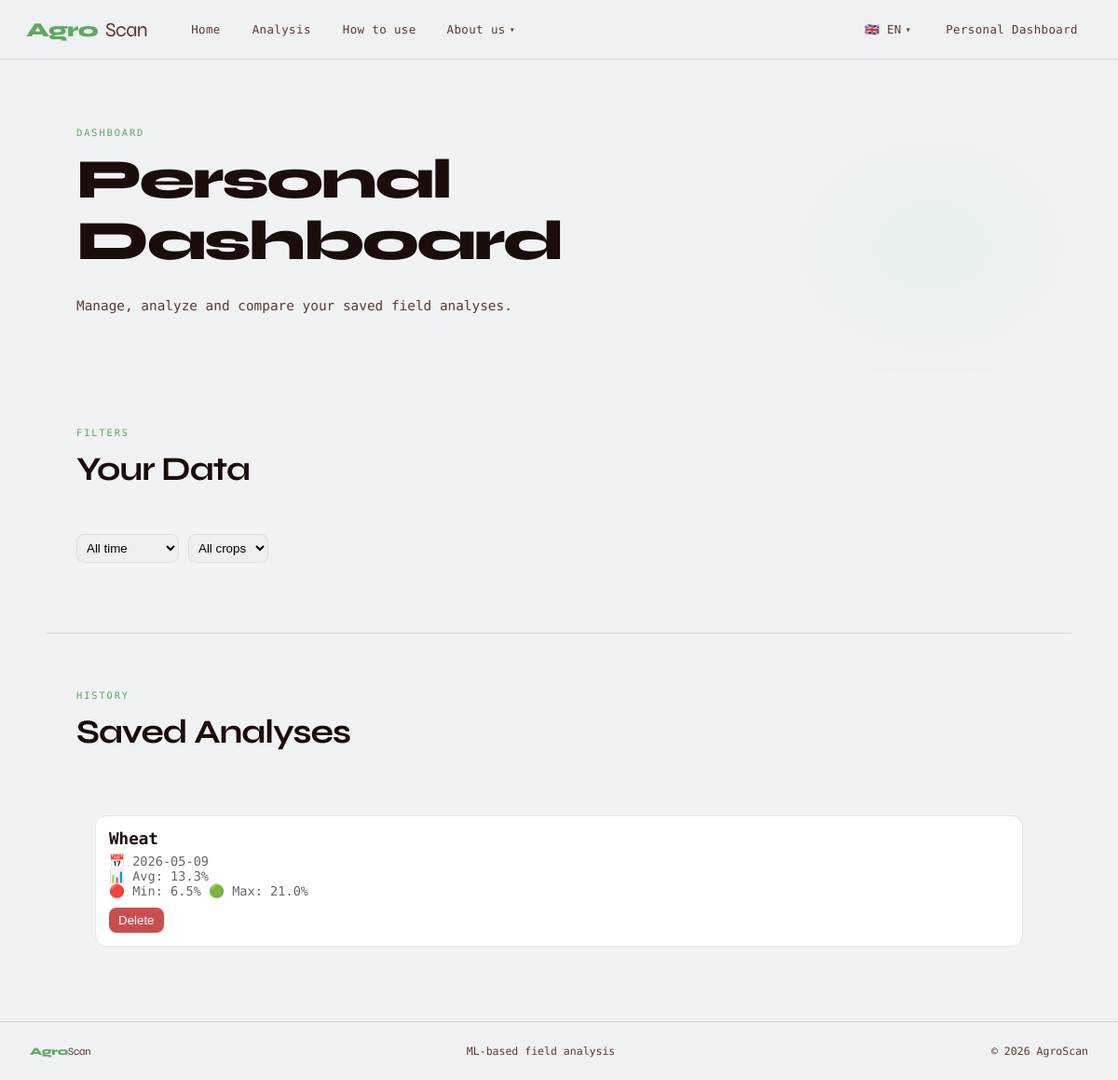
The app's page /personal_dashboard with its own data.
### tables this page shows
CREATE TABLE analyses (
        id INTEGER PRIMARY KEY AUTOINCREMENT,
        date TEXT,
        polygon TEXT,
        avg_value REAL,
        min_value REAL,
        max_value REAL,
        zones TEXT,
        crop TEXT
    );

### backend/main.py (the view)
@app.get("/personal_dashboard", response_class=HTMLResponse)
async def pers_dash(request: Request, lang: str = Cookie(default="en")):
    conn = sqlite3.connect(DB_PATH)
    c = conn.cursor()
    c.execute("SELECT * FROM analyses ORDER BY id DESC")
    rows = c.fetchall()
    conn.close()
    analyses = [
        {
            "id": r[0],
            "date": r[1],
            "polygon": json.loads(r[2]),
            "avg_value": r[3],
            "min_value": r[4],
            "max_value": r[5],
            "zones": json.loads(r[6]),
            "crop": r[7] if len(r) > 7 else None
        }
        for r in rows
    ]
    return templates.TemplateResponse("pages/pers_dash.html", ctx(
        request, "pers_dash", lang,
        analyses=analyses
    ))

### frontend/templates/pages/pers_dash.html (shortened to what this page needs)
{% extends "base.html" %}
{% block head_styles %}
<link rel="stylesheet" href="/static/css/dashboard.css" />
{% endblock %}
{% block content %}
<div class="page-content">
  <div class="about-hero">
    <div class="section-eyebrow">Dashboard</div>
    <h1>Personal Dashboard</h1>
    <p>Manage, analyze and compare your saved field analyses.</p>
  </div>
  <section class="about-section">
    <div class="section-eyebrow">Filters</div>
    <h2 class="section-title">Your Data</h2>
    <div class="dashboard-filters">
      <select id="filter-days">
        <option value="">All time</option>
      </select>
      <select id="filter-crop">
        <option value="">All crops</option>
      </select>
    </div>
  </section>
  <section class="about-section">
    <div class="section-eyebrow">History</div>
    <h2 class="section-title">Saved Analyses</h2>
    <div id="dashboard-container" class="dashboard-container">
      {% for a in analyses %}
      <div class="analysis-card">
        <div class="analysis-title">
          {{ a.crop or "Unknown crop" }}
        </div>
        <div class="analysis-meta">
          📅 {{ a.date }} <br>
          📊 Avg: {{ (a.avg_value * 100) | round(1) }}% <br>
          🔴 Min: {{ (a.min_value * 100) | round(1) }}%
          🟢 Max: {{ (a.max_value * 100) | round(1) }}%
        </div>
        <button class="btn-danger delete-btn" data-id="{{ a.id }}">
          Delete
        </button>
      </div>
      {% endfor %}
    </div>
  </section>
</div>
{% endblock %}

### frontend/templates/base.html (shortened to what this page needs)
<!DOCTYPE html>
<html lang="{% if lang == 'en' %}en{% else %}de{% endif %}">
<head>
  <link rel="stylesheet" href="/static/css/base.css" />
  <link rel="stylesheet" href="/static/css/nav.css" />
  <link rel="stylesheet" href="/static/css/pages.css" />
  {% block head_styles %}{% endblock %}
</head>
<body class="{% block body_class %}{% endblock %}">
  {% include "partials/nav.html" %}
  {% block content %}{% endblock %}
  {% include "partials/footer.html" %}
</body>
</html>

### frontend/templates/partials/nav.html (shortened to what this page needs)
<nav>
  <a class="nav-logo" href="/">
    Agro<span>Scan</span>
  </a>
  <div class="nav-left">
    {% for page in nav_pages if page.group == "main" %}
      <a class="nav-link {% if current_page == page.id %}active{% endif %}"
         href="{{ page.href }}">{{ page.label }}</a>
    {% endfor %}
    <div class="nav-dropdown" id="dd-about">
      <button class="nav-dropdown-btn" onclick="toggleDropdown('dd-about')">
        {{ "About us" if lang == "en" else "Über uns" }}
        <span class="nav-chevron">▾</span>
      </button>
    </div>
  </div>
  <div class="nav-right">
    <div class="nav-dropdown" id="dd-lang">
      <button class="nav-dropdown-btn" onclick="toggleDropdown('dd-lang')">
        {% if lang == "de" %}🇩🇪 DE{% else %}🇬🇧 EN{% endif %}
        <span class="nav-chevron">▾</span>
      </button>
    </div>
    <a class="nav-link" href="/personal_dashboard">Personal Dashboard</a>
  </div>
</nav>

### frontend/templates/partials/footer.html
<footer>
  <a class="footer-logo" href="/">Agro<span>Scan</span></a>
  <div>{{ "ML-based field analysis" if lang == "en" else "ML-gestützte Flächenanalyse" }} </div>
  <div>© {{ current_year }} AgroScan</div>
</footer>

### frontend/static/css/base.css (style rules this page uses)
*, *::before, *::after { box-sizing: border-box; margin: 0; padding: 0; }
:root { --bg: #F1F2F3; --surface: #F0F1F2; --surface2: #FFFFFF; --border: #D4D8DC; --border2: #C7CCD1; --text: #1A0D0C; --text-dim: #5A3A33; --accent: #5FA764; --accent2: #4A90E2; --muted: #9FA8AE; --danger: #C94F4F; --nav-h: 64px; }
html, body { min-height: 100%; font-family: 'DM Mono', monospace; background: var(--bg); color: var(--text); }
.section-eyebrow { font-size: 0.65rem; letter-spacing: 0.18em; text-transform: uppercase; color: var(--accent); margin-bottom: 12px; }
.section-title { font-family: 'Syne', sans-serif; font-weight: 700; font-size: clamp(1.6rem, 3vw, 2.4rem); letter-spacing: -0.03em; color: var(--text); margin-bottom: 48px; }
footer { background: var(--surface); border-top: 1px solid var(--border); padding: 24px 32px; display: flex; align-items: center; justify-content: space-between; font-size: 0.72rem; color: var(--text-dim); flex-wrap: wrap; gap: 12px; }
.footer-logo { font-family: 'Syne', sans-serif; font-weight: 800; color: var(--accent); letter-spacing: -0.03em; text-decoration: none; }
.footer-logo span { color: var(--text-dim); font-weight: 400; }

### frontend/static/css/nav.css (style rules this page uses)
nav { position: fixed; top: 0; left: 0; right: 0; height: var(--nav-h); background: var(--surface); border-bottom: 1px solid var(--border); display: flex; align-items: center; padding: 0 28px; gap: 32px; z-index: 9999; }
.nav-logo { font-family: 'Syne', sans-serif; font-weight: 800; font-size: 1.35rem; letter-spacing: -0.03em; color: var(--accent); display: flex; align-items: center; gap: 8px; text-decoration: none; }
.nav-logo span { color: var(--text-dim); font-weight: 400; }
.nav-link { font-size: 0.78rem; padding: 6px 14px; border-radius: 6px; color: var(--text-dim); transition: color 0.18s, background 0.18s; letter-spacing: 0.03em; border: 1px solid transparent; text-decoration: none; }
.page-content { padding-top: var(--nav-h); }
.nav-left { display: flex; align-items: center; gap: 4px; }
.nav-right { display: flex; align-items: center; gap: 8px; }
.nav-dropdown { position: relative; }
.nav-dropdown-btn { font-size: 0.78rem; color: var(--text-dim); background: none; border: none; outline: none; cursor: pointer; padding: 6px 14px; border-radius: 6px; display: flex; align-items: center; gap: 4px; font-family: inherit; letter-spacing: 0.03em; }
.nav-chevron { font-size: 10px; transition: transform 0.15s; display: inline-block; }

### frontend/static/css/pages.css (style rules this page uses)
.about-hero { position: relative; padding: 72px 32px 56px; max-width: 1100px; margin: 0 auto; overflow: hidden; }
.about-hero::after { content: ''; position: absolute; top: 0; right: -100px; width: 500px; height: 400px; background: radial-gradient(ellipse, rgba(74,222,128,0.06) 0%, transparent 65%); pointer-events: none; }
.about-hero h1 { font-family: 'Syne', sans-serif; font-weight: 800; font-size: clamp(2.2rem, 5vw, 4rem); letter-spacing: -0.04em; line-height: 1.1; color: var(--text); max-width: 700px; margin-bottom: 24px; position: relative; z-index: 1; }
.about-hero p { font-size: 0.9rem; color: var(--text-dim); max-width: 560px; line-height: 1.8; position: relative; z-index: 1; }
.about-section { padding: 60px 32px; max-width: 1100px; margin: 0 auto; }
.about-section + .about-section { border-top: 1px solid var(--border); }

### frontend/static/css/dashboard.css (style rules this page uses)
.dashboard-container { display: flex; flex-direction: column; gap: 16px; padding: 20px; }
.analysis-card { border: 1px solid #e5e5e5; background: #fff; border-radius: 12px; padding: 14px; transition: 0.2s ease; }
.analysis-title { font-size: 1.1rem; font-weight: 600; margin-bottom: 6px; }
.analysis-meta { font-size: 0.85rem; color: #666; }
.btn-danger { margin-top: 10px; background: #c94f4f; color: white; border: none; padding: 6px 10px; border-radius: 8px; cursor: pointer; transition: 0.2s; }
.dashboard-filters { display: flex; gap: 10px; margin-bottom: 15px; }
.dashboard-filters select { padding: 6px; border-radius: 8px; border: 1px solid #ddd; }

### records on screen
analyses: crop "Wheat", date "2026-05-09", (a.avg_value*100)|round(1) "13.3", (a.min_value*100)|round(1) "6.5", (a.max_value*100)|round(1) "21.0"

### other values on screen
{{ page.label }} "Home" "Analysis" "How to use"
{{ "About us" if lang == "en" else "Über uns" }} "About us"
{{ current_year }} "2026"
